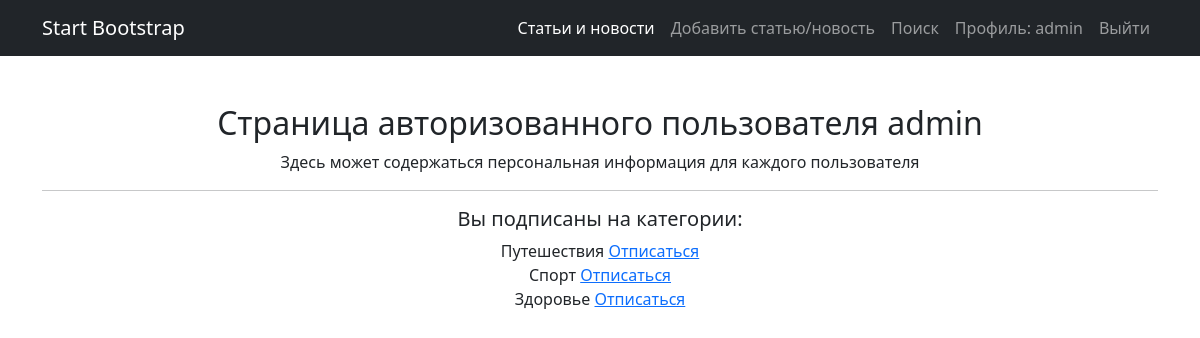
/news/profile (signed in), run on the app's committed database.
### news/models.py (models this page shows, shortened)
class Category (models.Model):
    name = models.CharField(max_length=255, unique=True)
    subscribers=models.ManyToManyField(User, blank=True)

### news/views.py (the view)
# urls.py: path('profile', ProfileView.as_view()),
class ProfileView(LoginRequiredMixin, TemplateView):
    template_name = 'profile.html'
    def get_context_data(self, **kwargs):
        context = super().get_context_data(**kwargs)
        context['is_not_author'] = not self.request.user.groups.filter(name = 'authors').exists()
        user = self.request.user
        categories = Category.objects.filter(subscribers=user)
        context['categories'] = categories
        return context

### templates/profile.html (shortened to what this page needs)
{% extends 'default.html' %}
{% block content %}
<h2>Страница авторизованного пользователя {{request.user.username}}</h2>
<div> Здесь может содержаться персональная информация для каждого пользователя </div>
{% if categories %}
    <hr>
    <h5>Вы подписаны на категории:</h5>
    {% for category in categories %}
        {{category.name}}
        <a href="/news/unsubscribe/{{ category.id }}">
            Отписаться
        </a>
        <br>
    {% endfor %}
{% endif %}
{% endblock content %}

### templates/default.html (shortened to what this page needs)
{% load static %}
<!DOCTYPE html>
<html lang="en">
    <head>
        <link href="{% static 'css/styles.css' %}" rel="stylesheet">
    </head>
    <body>
        <nav class="navbar navbar-expand-lg navbar-dark bg-dark">
            <div class="container">
                <a class="navbar-brand" href="#">Start Bootstrap</a>
                <div class="collapse navbar-collapse" id="navbarSupportedContent">
                    <ul class="navbar-nav ms-auto mb-2 mb-lg-0">
                        <li class="nav-item"><a class="nav-link active" aria-current="page" href="/news/">Статьи и новости</a></li>
                        <li class="nav-item"><a class="nav-link" href="/news/add">Добавить статью/новость</a></li>
                        <li class="nav-item"><a class="nav-link" href="/news/search">Поиск</a></li>
                    {% if user.is_authenticated %}
                        <li class="nav-item"><a class="nav-link" href="/news/profile">Профиль: {{ user.get_username }}</a></li>
                        <li class="nav-item"><a class="nav-link" href="/accounts/logout">Выйти</a></li>
                    {% else %}
                        <li class="nav-item"><a class="nav-link" href="/accounts/login">Войти</a></li>
                    {% endif %}
                    </ul>
                </div>
            </div>
        </nav>
        <div class="container">
            <div class="text-center mt-5">
                {% block content %}{% endblock content %}
            </div>
        </div>
    </body>
</html>

### data on the page
Category: name "Путешествия"
Category: name "Спорт"
Category: name "Здоровье"

### other printed values
{{ user.get_username }} "admin"
{{ request.user.username }} "admin"
